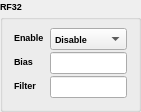
  <widget class="QGroupBox" name="rf32">
   <property name="geometry">
    <rect>
     <x>420</x>
     <y>280</y>
     <width>141</width>
     <height>91</height>
    </rect>
   </property>
   <property name="font">
    <font>
     <family>Microsoft YaHei UI</family>
     <pointsize>7</pointsize>
     <weight>75</weight>
     <bold>true</bold>
    </font>
   </property>
   <property name="title">
    <string>RF32</string>
   </property>
   <layout class="QVBoxLayout" name="verticalLayout_7">
    <item>
     <layout class="QFormLayout" name="rf32Layout">
      <property name="horizontalSpacing">
       <number>6</number>
      </property>
      <property name="verticalSpacing">
       <number>2</number>
      </property>
      <item row="0" column="0">
       <widget class="QLabel" name="enableLabel_rf32">
        <property name="text">
         <string>Enable</string>
        </property>
       </widget>
      </item>
      <item row="0" column="1">
       <widget class="QComboBox" name="enableComboBox_rf32">
        <item>
         <property name="text">
          <string>Disable</string>
         </property>
        </item>
        <item>
         <property name="text">
          <string>Enable</string>
         </property>
        </item>
       </widget>
      </item>
      <item row="1" column="0">
       <widget class="QLabel" name="biasLabel_rf32">
        <property name="text">
         <string>Bias</string>
        </property>
       </widget>
      </item>
      <item row="1" column="1">
       <widget class="QLineEdit" name="biasLineEdit_rf32"/>
      </item>
      <item row="2" column="0">
       <widget class="QLabel" name="filterLabel_rf32">
        <property name="text">
         <string>Filter</string>
        </property>
       </widget>
      </item>
      <item row="2" column="1">
       <widget class="QLineEdit" name="filterLineEdit_rf32"/>
      </item>
     </layout>
    </item>
   </layout>
  </widget>
